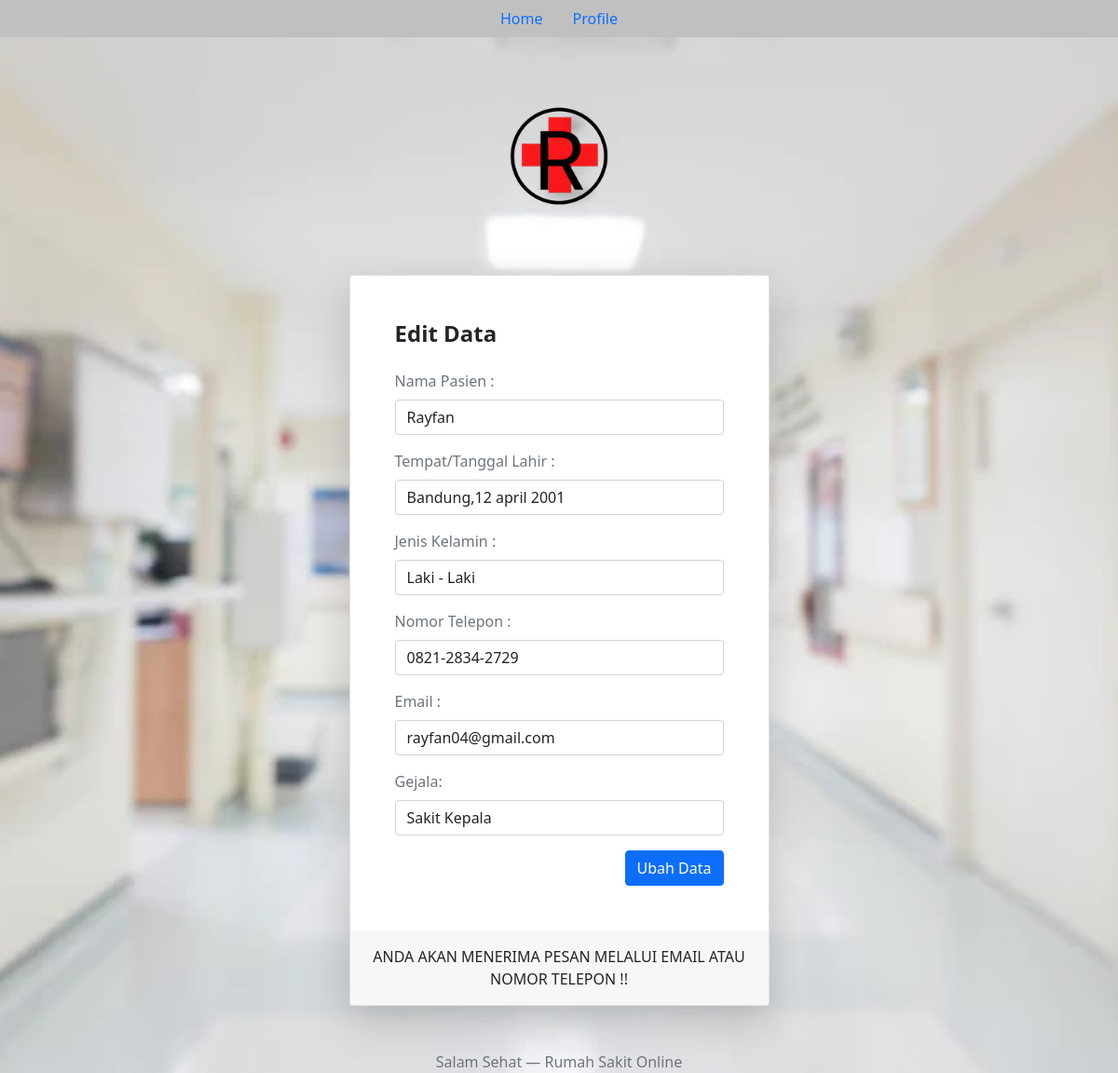
The app's page /ubah.php?id=85 with its own data.
### tables this page shows
CREATE TABLE `datapasien` (
  `id` int(11) NOT NULL,
  `Nama_Pasien` varchar(50) NOT NULL,
  `Tempat_dan_Tanggal_Lahir` varchar(50) NOT NULL,
  `Jenis_Kelamin` varchar(20) NOT NULL,
  `Nomor_Telepon` varchar(50) NOT NULL,
  `Email` varchar(50) NOT NULL,
  `Jenis_Penyakit` varchar(20) NOT NULL
);

### functions.php (called while the page is built, shortened)
<?php
    $connect = mysqli_connect("localhost", "root", "", "pendaftaran");
    function query($query){
    global $connect;
    $result = mysqli_query($connect, $query);
    $rows = [];
    while( $row = mysqli_fetch_assoc($result) ){
        $rows[] = $row;
    }
    return $rows;
}
?>

### ubah.php (the view, shortened to what this page needs)
<?php
require 'functions.php';
$id = $_GET["id"];
$pasien = query("SELECT * FROM datapasien WHERE id = $id")[0];
?>
<!DOCTYPE html>
<html lang="en">
<head>
    <link rel="stylesheet" href="style.css">
    <link href="https://cdn.jsdelivr.net/npm/bootstrap@5.0.0-beta2/dist/css/bootstrap.min.css" rel="stylesheet" />
</head>
<body>
<section class="h-100">
    <ul class="nav justify-content-center" style="position: sticky; position: -webkit-stciky; top: 0;  z-index: 1; background-color: #C0C0C0;">
          <li class="nav-item">
            <li class="nav-item">
              <a class="nav-link" href="profile/index.php">Home</a>
            </li>
            <a class="nav-link" href="content/index.php">Profile</a>
          </li>
        </ul>
      <div class="container h-100">
        <div class="row justify-content-sm-center h-100">
          <div class="col-xxl-4 col-xl-5 col-lg-5 col-md-7 col-sm-9">
            <div class="text-center my-5">
              <img src="image/logo.png" alt="logo" width="200" />
            </div>
            <div class="card shadow-lg">
              <div class="card-body p-5">
                <h1 class="fs-4 card-title fw-bold mb-4">Edit Data</h1>
                <form  action="" method="post" class="needs-validation" >
                <div class="mb-3">
                    <label class="mb-2 text-muted" for="Nama_Pasien">Nama Pasien :</label>
                    <input id="Nama_Pasien" type="text" class="form-control" name="Nama_Pasien" value="<?= $pasien["Nama_Pasien"];?>" required  />
                  </div>
                  <div class="mb-3">
                    <label class="mb-2 text-muted" for="Tempat_dan_Tanggal_Lahir">Tempat/Tanggal Lahir :</label>
                    <input id="Tempat_dan_Tanggal_Lahir" type="text" class="form-control" name="Tempat_dan_Tanggal_Lahir" value="<?= $pasien["Tempat_dan_Tanggal_Lahir"];?>" required  />
                  </div>
                  <div class="mb-3">
                    <label class="mb-2 text-muted" for="Jenis_Kelamin">Jenis Kelamin :</label>
                    <input id="Jenis_Kelamin" type="text" class="form-control" name="Jenis_Kelamin" value="<?= $pasien["Jenis_Kelamin"];?>" required/>
                  </div>
                  <div class="mb-3">
                    <label class="mb-2 text-muted" for="Nomor_Telepon">Nomor Telepon :</label>
                    <input id="Nomor_Telepon" type="text" class="form-control" name="Nomor_Telepon" value="<?= $pasien["Nomor_Telepon"];?>" required />
                  </div>
                  <div class="mb-3">
                    <label class="mb-2 text-muted" for="Email">Email :</label>
                    <input id="Email" type="text" class="form-control" name="Email" value="<?= $pasien["Email"];?>" required />
                  </div>
                  <div class="mb-3">
                    <label class="mb-2 text-muted" for="Jenis_Penyakit">Gejala:</label>
                    <input id="Jenis_Penyakit" type="text" class="form-control" name="Jenis_Penyakit" value="<?= $pasien["Jenis_Penyakit"];?>" required/>
                  </div>
                  <div class="d-flex align-items-center">
                    <button type="submit" class="btn btn-primary ms-auto" name="submit">Ubah Data</button>
                  </div>
                </form>
              </div>
              <div class="card-footer py-3 border-0">
                <div class="text-center"> ANDA AKAN MENERIMA PESAN MELALUI EMAIL ATAU NOMOR TELEPON !!</div>
              </div>
            </div>
            <div class="text-center mt-5 text-muted">Salam Sehat &mdash; Rumah Sakit Online</div>
          </div>
        </div>
      </div>
    </section>
</body>
</html>

### style.css (style rules this page uses)
body { background-image: url('image/hospital.png'); background-attachment: fixed; background-position: center; background-repeat: no-repeat; background-size: cover; }

### records on screen
datapasien: Nama_Pasien "Rayfan", Tempat_dan_Tanggal_Lahir "Bandung,12 april 2001", Jenis_Kelamin "Laki - Laki", Nomor_Telepon "0821-2834-2729", Email "rayfan04@gmail.com", Jenis_Penyakit "Sakit Kepala"
